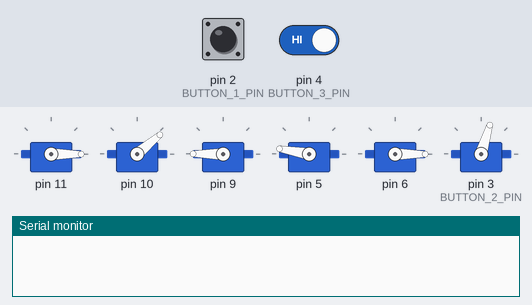
This sketch was run on a simulated Arduino Uno, built with avr-gcc and run on an emulated ATmega328P. Shown: 6 × servo, the last lines printed to the serial monitor. The test bench sets the inputs (shaded band); at power-on: pin 2 (BUTTON_1_PIN) HIGH, pin 4 (BUTTON_3_PIN) HIGH.

Above: at 7.2 s.
7.3 s: pin 2 (BUTTON_1_PIN) pulled LOW for 0.15 s
At 9.02 s:
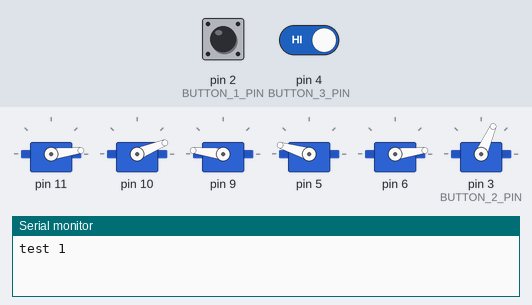
At 9.63 s:
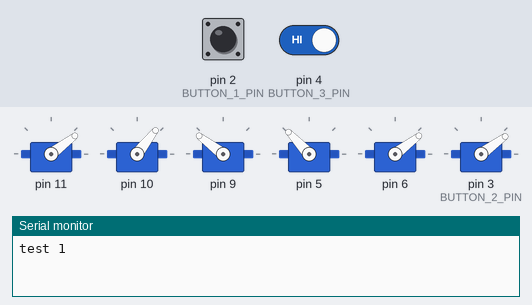
10.3 s: pin 2 (BUTTON_1_PIN) driven LOW and pin 4 (BUTTON_3_PIN) driven LOW
At 13.1 s:
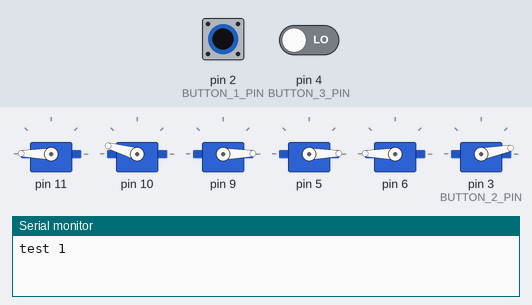
13.3 s: pin 2 (BUTTON_1_PIN) driven HIGH
Timing chart, 0 to 27.1 s (numbered marks = the images above; inputs shaded):
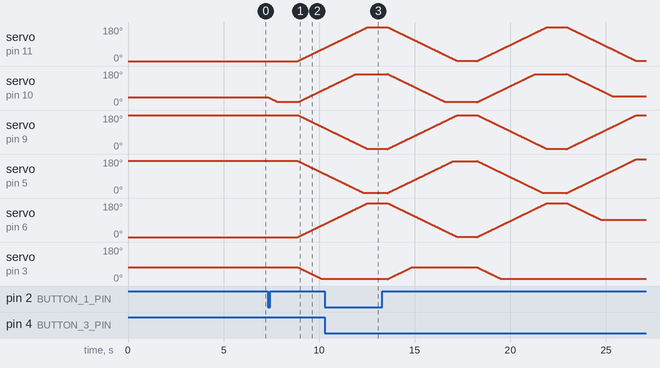

The sketch:

robot_buttons.ino
```cpp
#include <Braccio.h>
#include <Servo.h>
#include <ezButton.h>

const int BUTTON_NUM = 3;

const int BUTTON_1_PIN = 2;
const int BUTTON_2_PIN = 3;
const int BUTTON_3_PIN = 4;

Servo base;
Servo shoulder;
Servo elbow;
Servo wrist_rot;
Servo wrist_ver;
Servo gripper;

ezButton buttonArray[] = {
	ezButton(BUTTON_1_PIN),
	ezButton(BUTTON_2_PIN),
	ezButton(BUTTON_3_PIN)
};

void simple(){
  //(step delay, M1, M2, M3, M4, M5, M6);
  Serial.print("test 1");
  Braccio.ServoMovement(20, 0,  15, 180, 170, 0,  73);

  //Wait 1 second
  delay(1000);

  Braccio.ServoMovement(20, 180,  165, 0, 0, 180,  10);

  //Wait 1 second
  delay(1000);
}

void right_angle(){
  Serial.print("test 2");
  Braccio.ServoMovement(20, 90, 90, 90, 90, 90,  73);
}

void sponge (){
  Serial.print("test 3");
  //(step delay  M1 , M2 , M3 , M4 , M5 , M6);
  Braccio.ServoMovement(20,           0,  45, 180, 180,  90,  10);

  //Wait 1 second
  delay(1000);

  //The braccio moves to the sponge. Only the M2 servo will moves
  Braccio.ServoMovement(20,           0,  90, 180, 180,  90,   10);

  //Close the gripper to take the sponge. Only the M6 servo will moves
  Braccio.ServoMovement(10,           0,  90, 180, 180,  90,  60 );

  //Brings the sponge upwards.
  Braccio.ServoMovement(20,         0,   45, 180,  45,  0, 60);

  //Show the sponge. Only the M1 servo will moves
  Braccio.ServoMovement(20,         180,  45, 180,   45,   0,  60);

  //Return to the start position.
  Braccio.ServoMovement(20,         0,   90, 180,  180,  90, 60);

  //Open the gripper
  Braccio.ServoMovement(20,         0,   90, 180,  180,  90, 10 );
}

void setup() {
	Serial.begin(9600);
  Braccio.begin();

	for(byte i = 0; i < BUTTON_NUM; i++){
		buttonArray[i].setDebounceTime(50); // set debounce time to 50 milliseconds
	}
}

void loop() {
	for(byte i = 0; i < BUTTON_NUM; i++)
		buttonArray[i].loop(); // MUST call the loop() function first

	for(byte i = 0; i < BUTTON_NUM; i++) {
		if(buttonArray[i].isPressed()) {
			if (i == 0) {
        simple();
      }
      else if (i == 1) {
        right_angle();
      }
      else if (i == 2) {
        sponge();
      }
		}
	}
}
```

Measured:
- after the input at 7.3 s, servo on pin 11, servo on pin 6: moves from 0° to 69° over 1.4 s, starting after 1.6 s; servo on pin 9: moves from 180° to 111° over 1.4 s, starting after 1.6 s; servo on pin 5: moves from 170° to 101° over 1.4 s, starting after 1.6 s; servo on pin 3 (BUTTON_2_PIN): moves from 73° to 11° over 1.2 s, starting after 1.6 s
